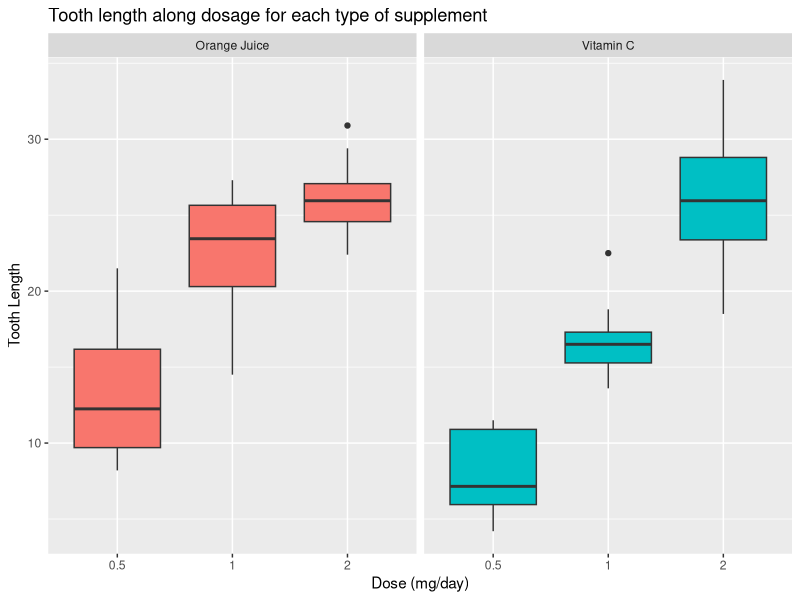
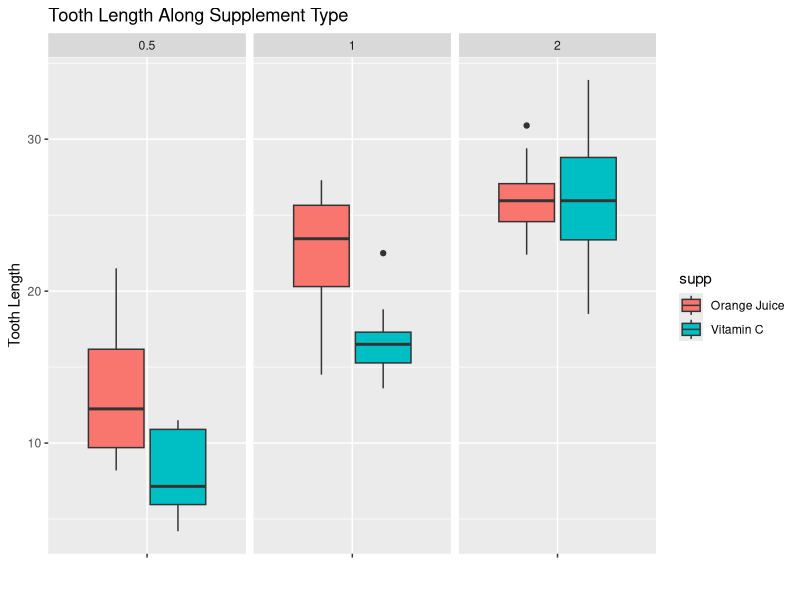

Recreate these plots in R, in order.
## ---- chunk 1
# Load the ToothGrowth data
data(ToothGrowth)
str(ToothGrowth)
head(ToothGrowth)
summary(ToothGrowth)

# Perform Exploratory Data Analysis
library(ggplot2)

#Replacing OJ and VC with Orange Juice and Vitamin C
ToothGrowth$supp <- as.character(ToothGrowth$supp)
ToothGrowth$supp[ToothGrowth$supp == "OJ"] <- "Orange Juice"
ToothGrowth$supp[ToothGrowth$supp == "VC"] <- "Vitamin C"

#Plotting
ggplot(ToothGrowth, aes(x=factor(dose), y=len)) + 
  facet_grid(.~supp) +
  geom_boxplot(aes(fill = supp), show_guide = FALSE) +
  labs(title="Tooth length along dosage for each type of supplement", 
    x="Dose (mg/day)",
    y="Tooth Length")
g <- ggplot(aes(x = " ", y = len), data = ToothGrowth)
g + geom_boxplot(aes(fill=supp))+ xlab(" ") +
        ylab("Tooth Length") + facet_grid(~ dose) + ggtitle("Tooth Length Along Supplement Type")

## ---- chunk 2
h1<-t.test(len ~ supp, ToothGrowth)
h1$conf.int
h1$p.value

## ---- chunk 3
h2<-t.test(len ~ supp, subset(ToothGrowth, dose == 0.5))
h2$conf.int
h2$p.value
## ---- chunk 4
h3<-t.test(len ~ supp, data = subset(ToothGrowth, dose == 1))
h3$conf.int
h3$p.value
## ---- chunk 5
h4<-t.test(len ~ supp, data = subset(ToothGrowth, dose == 2))
h4$conf.int
h4$p.value
